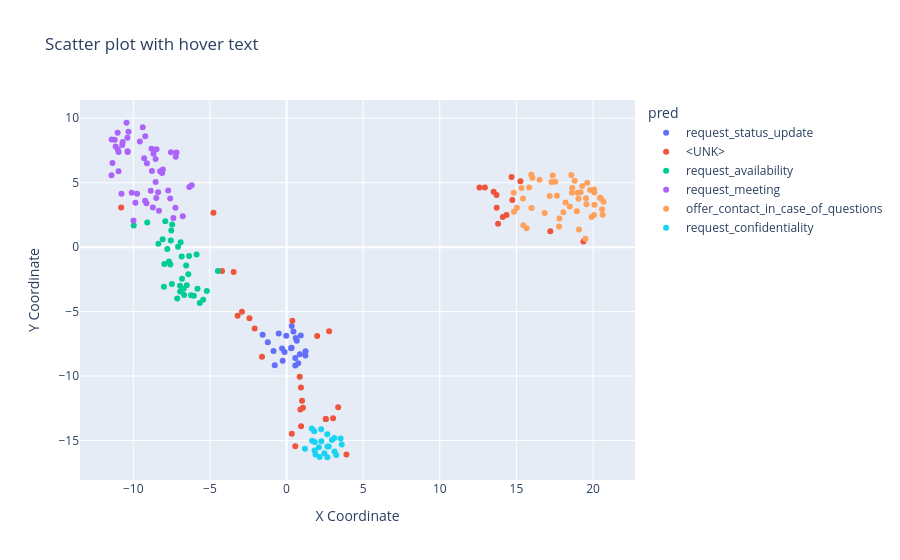

Here is the notebook cell this chart was saved with:
### Code cell
visualize.scatterplot(filename)

### Figure 1 — Plotly figure (JSON) as saved in the notebook; plotly's stock layout.template omitted (floating-point values rounded to 4 significant figures)
{"data": [{"customdata": [["Please let me know your thoughts by Tuesday morning.<br>", "request_status_update"], ["Please check with Stuart and let me know your plans.<br>", "request_status_update"], ["Please let me know when this will be completed assuming you receive the 35% advance.<br>", "request_status_update"], ["Please keep me posted and let me know the outcome of this call.<br>", "request_status_update"], ["Can you give me an update on the website.<br>", "request_status_update"], ["Please keep me posted on Subodh.<br>", "request_status_update"], ["Please let us know if there have been any changes/additions on your end.<br>", "request_status_update"], ["Please keep me posted on any other issues.<br>", "request_status_update"], ["Team please advise if you have been successful.<br>", "request_status_update"], ["Please send your schedule updates to me by end-of-day Friday, I'll update first thing Monday.<br>", "request_status_update"], ["Can you give me an update on our status with the WebEx.<br>com application issues? 1.<br>", "request_status_update"], ["2.<br> Please let me know what occurred last night in terms of monitoring and notification.<br>", "request_status_update"], ["Please let me know if you have any further updates.<br>", "request_status_update"], ["Please let us know the status at the earliest.<br>", "request_status_update"], ["Can your contact tell us the status?", "request_status_update"], ["Please let me know the status by week's end.<br>", "request_status_update"], ["lease let me know if there are any changes.<br>", "request_status_update"], ["Can you please update me with the status so that I can plan accordingly.<br>", "request_status_update"], ["Also, please drop me a quick update and let me know how it's going.<br>", "request_status_update"], ["Can you please just let Donna know what you are doing to keep in synch?", "request_status_update"], ["Please let me know ASAP as I will be submitting payroll on Tuesday.<br>", "request_status_update"], ["Please keep this to yourself, and let me know if there is serious interest.<br>", "request_status_update"]], "hovertemplate": "pred=%{customdata[1]}<br>text=%{customdata[0]}<extra></extra>", "legendgroup": "request_status_update", "marker": {"color": "#636efa", "symbol": "circle"}, "mode": "markers", "name": "request_status_update", "orientation": "v", "showlegend": true, "type": "scatter", "x": [-1.56, 0.45, -0.85, 0.57, 0.34, 0.57, 1.23, 0.76, -0.25, -0.51, 0.6, -0.77, 1.24, -0.29, -0.02, -1.22, 0.67, 0.33, 0.93, 0.3, -0.13, 0.87], "xaxis": "x", "y": [-6.8, -6.55, -8.06, -8.61, -6.12, -9.18, -8.4, -9.01, -8.81, -6.7, -7.05, -9.17, -8.07, -7.86, -6.87, -7.38, -7.26, -7.8, -6.85, -7.85, -8.14, -8.31], "yaxis": "y"}, {"customdata": [["Can you please stop by or let me know when you get in today.<br>", "<UNK>"], ["Please advise when app is ready for review.<br>", "<UNK>"], ["Please keep both Prakash and myself posted.<br>", "<UNK>"], ["Please keep me abreast of any issues.<br>", "<UNK>"], ["Please copy us as you get any additional info.<br>", "<UNK>"], ["Please let me know ASAP as to when you plan on distributing the announcement.<br>", "<UNK>"], ["Please come online or send me a mail once you are in the office.<br>", "<UNK>"], ["Could you please update my profile.<br>", "<UNK>"], ["Please keep us in the loop, Debbie.<br>", "<UNK>"], ["Please continue to keep me in the loop.<br>", "<UNK>"], ["Can you arrange a time and a place?", "<UNK>"], ["Please let me know when you are available to discuss this.<br>", "<UNK>"], ["Hi Roy, Please let me know if 1:30 PST on Tuesday works for you.<br>", "<UNK>"], ["Please don't forget to send me your mail address.<br>", "<UNK>"], ["We just signed Network Appliance in December (please keep confidential).<br>", "<UNK>"], ["Please keep in mind that this is confidential until Upside releases the article officially.<br>", "<UNK>"], ["Please treat this opportunity at Compaq confidentially!", "<UNK>"], ["Please keep in mind that this is confidential until Upside releases the article officially.<br>", "<UNK>"], ["Please don't distribute this outside as we need to discuss this first.<br>", "<UNK>"], ["Please do not give or use this email for anyone other than yourself.<br>", "<UNK>"], ["Please keep this presentation internal for your evaluation purposes.<br>", "<UNK>"], ["Please DO NOT mention this to anyone else until we figure out what happened.<br>", "<UNK>"], ["Darshan, Is it possible to move the call back to 4 PM EST?", "<UNK>"], ["Could you please send me your personal contact information.<br>", "<UNK>"], ["Could you forward me Ben's contact information?", "<UNK>"], ["Can you send us contact information.<br>", "<UNK>"], ["Can you please provide us with the contact information?", "<UNK>"], ["If you could please let me know who to contact, it would be greatly appreciated.<br>", "<UNK>"], ["Since you are traveling, what number can we reach you on?", "<UNK>"], ["Would you happen to have his current e-mail address or phone number?", "<UNK>"], ["Please let me know who I should be talking to about this project.<br>", "<UNK>"], ["Please let us know who will be contacting him so he can expect their call.<br>", "<UNK>"], ["Can you give me the name of our contact?", "<UNK>"], ["Would you mind giving me the number for the lady from the bank?", "<UNK>"], ["Thanks Amy- Please let me know where I can reach Dan via phone on Wednesday.<br>", "<UNK>"], ["Could you pass the team chair's contact info, please?", "<UNK>"], ["Could you give me a call or stop by my office this morning to discuss?", "<UNK>"], ["Can you please accept the meeting request when you receive it?", "<UNK>"]], "hovertemplate": "pred=%{customdata[1]}<br>text=%{customdata[0]}<extra></extra>", "legendgroup": "<UNK>", "marker": {"color": "#EF553B", "symbol": "circle"}, "mode": "markers", "name": "<UNK>", "orientation": "v", "showlegend": true, "type": "scatter", "x": [0.38, -1.6, 0.86, 0.94, 3.37, -2.08, 19.37, 2.78, 1.07, 1.01, -10.79, -3.19, -2.42, 17.21, 0.9, 2.56, 0.34, 2.56, 0.57, 3.91, 0.95, 3.04, -4.21, 14.73, 13.7, 14.11, 14.35, 15.26, -3.45, 14.68, -2.91, 2, 13.51, 12.94, 13.8, 13.71, 12.59, -4.77], "xaxis": "x", "y": [-5.71, -8.5, -10.06, -10.88, -12.42, -6.32, 0.44, -6.52, -12.46, -11.92, 3.07, -5.32, -5.52, 1.23, -12.6, -13.33, -14.48, -13.33, -15.45, -16.08, -13.89, -13.27, -1.86, 3.66, 4.04, 2.33, 2.49, 5.11, -1.92, 5.44, -5.01, -6.89, 4.29, 4.63, 1.82, 3.05, 4.62, 2.66], "yaxis": "y"}, {"customdata": [["Please advise which date/time is most convenient for you.<br>", "request_availability"], ["Please let me know what would be the best date and time for you.<br>", "request_availability"], ["When would you be available to talk this week?", "request_availability"], ["When would you like to do the webex for USAA?", "request_availability"], ["Please respond as to which is a better day for you.<br>", "request_availability"], ["Please let me know a good time for you and your team.<br>", "request_availability"], ["Please let me know when it would be convenient for you.<br>", "request_availability"], ["Or please let me know when it would be convenient to talk.<br>", "request_availability"], ["Can we do it 10am or later on Friday?", "request_availability"], ["Please give me some available times.<br>", "request_availability"], ["Glenn, Would it be possible to schedule it for this Thursday afternoon?", "request_availability"], ["Please let me know the suitable time for you to start discussions on this.<br>", "request_availability"], ["Please let me know when would be a good time for me to contact you.<br>", "request_availability"], ["Please let me know what time is convenient for you.<br>", "request_availability"], ["Please let me know when you might be available to chat about these relationships.<br>", "request_availability"], ["Please let me know when a good time would be.<br>", "request_availability"], ["Please let me know ASAP what time is convenient for you.<br>", "request_availability"], ["Please let me know what time is best for you.<br>", "request_availability"], ["Can we set it for 5/29 at 10:00 AM?", "request_availability"], ["Please let me know when it will be convenient for you.<br>", "request_availability"], ["Please let me know when you would be available to talk.<br>", "request_availability"], ["Please let me know the dates/times of these sessions.<br>", "request_availability"], ["If not, would you please propose some other times?", "request_availability"], ["Can we reschedule this for Monday July 31?", "request_availability"], ["I really apologize but can we reschedule for next week.<br>", "request_availability"], ["Can we move your call to 5:00 pm EST (2:00 pm PST)?", "request_availability"], ["Please let me know when a good time to reschedule would be.<br>", "request_availability"], ["Can we do this around 1:00pm on 1/9 instead.<br>", "request_availability"], ["Can you please reschedule for another time that works with my calendar?", "request_availability"], ["Can we do this at 4:30 or later?", "request_availability"], ["can we reschedule for 1 pm ?", "request_availability"], ["Can we change our 12/7 call to 12/8 at the same time?", "request_availability"], ["When would you like to start having these meetings.<br>", "request_availability"], ["Please let me know your available meeting times before, during and after the week.<br>", "request_availability"], ["Hi Ricardo, Can we schedule for 11:00am (MST) on Monday?", "request_availability"]], "hovertemplate": "pred=%{customdata[1]}<br>text=%{customdata[0]}<extra></extra>", "legendgroup": "request_availability", "marker": {"color": "#00cc96", "symbol": "circle"}, "mode": "markers", "name": "request_availability", "orientation": "v", "showlegend": true, "type": "scatter", "x": [-8, -7.97, -7.58, -6.55, -7.13, -5.44, -6.71, -6.41, -8.08, -7.48, -9.09, -7.67, -6.95, -6.94, -5.2, -6.51, -6.05, -6.68, -6.84, -6.23, -5.81, -5.66, -9.97, -7.55, -7.52, -6.36, -6.82, -6.91, -7.08, -7.46, -7.78, -4.48, -8.36, -5.87, -7.91], "xaxis": "x", "y": [-3.08, -1.31, -1.34, -1.43, -3.99, -4.08, -3.23, -2.1, 0.61, -2.85, 1.91, -1.11, -3, -3.45, -3.4, -2.96, -3.78, -3.72, -0.73, -3.73, -3.23, -4.33, 1.68, 0.52, 1.3, -0.69, -2.45, 0.37, 0.03, 1.76, -0.15, -1.86, 0.26, -0.58, 2], "yaxis": "y"}, {"customdata": [["Let's meet Monday morning at 9:00 - is that ok?", "request_meeting"], ["Would you prefer Wednesday or Thursday to discuss this?", "request_meeting"], ["Can we start at 9 and finish by 10:30AM?", "request_meeting"], ["Please let me know a specific time for them to meet.<br>", "request_meeting"], ["Can you help me in scheduling a meeting please.<br>", "request_meeting"], ["Can we mover our meeting tomorrw back 1 hour?", "request_meeting"], ["George, Can we move our meeting scheduled on 3/5 to 3/6 in the afternoon?", "request_meeting"], ["Can we delay the meeting until late October?", "request_meeting"], ["If Donna can meet later this week, let's reschedule.<br>", "request_meeting"], ["Hi Laura, Can we reschedule our appointment?", "request_meeting"], ["Can we meet Friday morning instead?", "request_meeting"], ["Is it possible to move this meeting up to 5:00 PM?", "request_meeting"], ["Sorry Mary, can we make it tomorrow at 10:30am PST.<br>", "request_meeting"], ["Is it possible to move tomorrow's meeting to the afternoon?", "request_meeting"], ["Nihar, can we move this meeting to 5:30 today per Hideki's request?", "request_meeting"], ["Srik, Can we have the meeting after 1:30?", "request_meeting"], ["Glenn, Could you please reschedule the meeting to 11:30.<br>", "request_meeting"], ["Could you please reschedule the meeting.<br>", "request_meeting"], ["Can you reschedule the call with Kumi?", "request_meeting"], ["Can you reschedule the meeting with Spangler to Friday March 3.<br>", "request_meeting"], ["can we move our meeting to 10 am monday?", "request_meeting"], ["Could we push our meeting to Monday?", "request_meeting"], ["Also, can we reschedule this weeks meeting from Tue 9AM to Thursday 9AM.<br>", "request_meeting"], ["David, Could we postpone today's call until tomorrow (Wednesday)?", "request_meeting"], ["Can we reschedule the call?", "request_meeting"], ["Mustafa, Can we reschedule the meeting for Tuesday the 19th - about 4pm PST?", "request_meeting"], ["Could we set up a time to talk?", "request_meeting"], ["Om, please schedule a meeting.<br>", "request_meeting"], ["Could we get together either on the 4th or 5th April in London?", "request_meeting"], [".<br>.<br>.<br>can we meet for lunch?", "request_meeting"], ["Can we meet at 2.<br>30 pm?", "request_meeting"], ["I'd appreciate it if we can meet at 11:30 tomorrow.<br>", "request_meeting"], ["Would you like to set up a time to talk further?", "request_meeting"], ["Can we meet Monday at 9AM?", "request_meeting"], ["Noemi, Please set up a meeting and please invite Amitabh as well.<br>", "request_meeting"], ["Can we meet 5:30 p.<br>m.<br> or later?", "request_meeting"], ["Please indicate a time you'd like to meet to discuss.<br>", "request_meeting"], ["Could we connect Friday morning PT?", "request_meeting"], ["Can we have a meeting tomorrow at 9:30? Thanks! Ricardo", "request_meeting"], ["Can we meet tomorrow at 5:30?", "request_meeting"], ["\"Please let me know when can we meet for a discussion on \"\"strengthening the process\"\".<br>\"", "request_meeting"], ["Could you meet with me late morning or in the afternoon?", "request_meeting"], ["Let's discuss at your earliest convenience today.<br>", "request_meeting"], ["Jackie - please coordinate a meeting with the list suggested by Lisa for this week.<br>", "request_meeting"], ["Would you like to set up a time to discuss the user interface?", "request_meeting"], ["Can you set up the kickoff meeting with them early next week?", "request_meeting"], ["Can you meet Venk here at our offices?", "request_meeting"], ["Can we schedule a meeting for 9 a.<br>m.<br> on Thurs, Nov 30?", "request_meeting"], ["Can we meet tomorrow around 2pm?", "request_meeting"], ["Can we meet early on Wednesday 9:00am?", "request_meeting"], ["Let's postpone this meeting for at least a week.<br>", "request_meeting"], ["How about meeting Tuesday at 12 noon?", "request_meeting"]], "hovertemplate": "pred=%{customdata[1]}<br>text=%{customdata[0]}<extra></extra>", "legendgroup": "request_meeting", "marker": {"color": "#ab63fa", "symbol": "circle"}, "mode": "markers", "name": "request_meeting", "orientation": "v", "showlegend": true, "type": "scatter", "x": [-10.38, -9.99, -6.77, -9.75, -8.48, -7.23, -8.78, -8.25, -10.31, -8.86, -11.21, -8.32, -7.38, -8.72, -7.72, -8.54, -8.38, -8.12, -6.19, -8.07, -9.14, -9.23, -7.54, -7.59, -6.34, -8.54, -10.96, -9.57, -11.36, -11.02, -10.72, -10.96, -10.77, -11.15, -9.38, -10.37, -11.42, -7.25, -9.29, -10.69, -8.81, -11.41, -8.5, -9.22, -10.1, -8.68, -10.44, -9.11, -10.36, -11.01, -7.18, -9.86], "xaxis": "x", "y": [8.49, 2.06, 2.39, 4.14, 7.6, 7.02, 5.9, 5.88, 8.96, 4.38, 8.34, 2.83, 2.27, 3.07, 4.4, 6.84, 4.25, 5.76, 4.8, 6.02, 3.41, 3.6, 7.37, 3.77, 4.66, 5.05, 5.89, 8.19, 6.53, 8.88, 7.92, 7.38, 4.15, 7.8, 9.3, 7.44, 5.57, 3.06, 6.89, 8.15, 7.64, 8.35, 3.82, 8.61, 4.22, 7.25, 9.65, 6.5, 7.38, 7.57, 7.34, 3.45], "yaxis": "y"}, {"customdata": [["Please give me a call at 650-637-1738 if anything comes up.<br>", "offer_contact_in_case_of_questions"], ["If you need to reach me, please call me on my cell 390-8148.<br> Thanks.<br>", "offer_contact_in_case_of_questions"], ["Please call me directly at 561-731-5279 if you have any questions.<br>", "offer_contact_in_case_of_questions"], ["Please respond if interested either by phone or email.<br>", "offer_contact_in_case_of_questions"], ["Please call me on the cell if you need to reach me.<br>", "offer_contact_in_case_of_questions"], ["If you are interested, please contact Lisa Donetti (ldonetti@seebeyond.<br>com).<br>", "offer_contact_in_case_of_questions"], ["Please call me at 0081-90-6027-8585 just in case you need to communicate anything.<br>", "offer_contact_in_case_of_questions"], ["Please feel free to contact me via email or via my mobile - 612-237-5695.<br>", "offer_contact_in_case_of_questions"], ["If you need me, please don't hesitate to call me on my cell phone: 416-435-1815.<br>", "offer_contact_in_case_of_questions"], ["For more information please call me at 415-538-8833.<br>", "offer_contact_in_case_of_questions"], ["Please call me with any questions on 408-569-0404 or my e-mail is emmalouise71@yahoo.<br>com.<br>", "offer_contact_in_case_of_questions"], ["Please call me if you would like to add to the plan.<br>", "offer_contact_in_case_of_questions"], ["Please contact me today at my home email account, kcerrone@visto.<br>com, or home office, 650 344-9157.<br>", "offer_contact_in_case_of_questions"], ["If you have any questions, please email me.<br>", "offer_contact_in_case_of_questions"], ["Please call either me at 206-985-2040, or Dave Meltzer at 408-835-0242.<br>", "offer_contact_in_case_of_questions"], ["For further details please get in touch with Mr.<br> Deba Bardhan.<br>", "offer_contact_in_case_of_questions"], ["Please feel free to call me on my cell if you have any questions 408-569-8753.<br>", "offer_contact_in_case_of_questions"], ["Please dont' hesitate to call my cell phone, regardless of the time.<br>", "offer_contact_in_case_of_questions"], ["Please call my cell phone with any questions.<br>", "offer_contact_in_case_of_questions"], ["If you have any questions while I'm gone, please call me at 408-393-3029.<br>", "offer_contact_in_case_of_questions"], ["Please feel free to reach me via email or cell phone (650-814-0373).<br>", "offer_contact_in_case_of_questions"], ["If you have questions, please feel free to contact me via mail or phone.<br>", "offer_contact_in_case_of_questions"], ["If you have questions, please contact Prasad.<br>", "offer_contact_in_case_of_questions"], ["Should the need arise please give me a call at: 508-270-5001, ext.<br> 209.<br>", "offer_contact_in_case_of_questions"], ["please send me an email or call at 243-5240 if you need to reach me.<br>", "offer_contact_in_case_of_questions"], ["If you need to contact me, please call 510-489 5265.<br>", "offer_contact_in_case_of_questions"], ["If you need to speak to me please call 408-562-2601 (cell) or 408-984-7161 (home).<br>", "offer_contact_in_case_of_questions"], ["Please contact me at 800-355-1103 x8186 at your convenience.<br>", "offer_contact_in_case_of_questions"], ["Please feel free to call me on my cell 408-569-8753.<br>", "offer_contact_in_case_of_questions"], ["Please do not hesitate to call me at ext.<br> 8053 or email pkomeilizadeh@avocadoit.<br>com", "offer_contact_in_case_of_questions"], ["Would you please provide me with your contact numbers?", "offer_contact_in_case_of_questions"], ["Can you please leave a contact number for Ken?", "offer_contact_in_case_of_questions"], ["Can you please send me your contact information.<br>", "offer_contact_in_case_of_questions"], ["Please reply with your contact info.<br>", "offer_contact_in_case_of_questions"], ["Would you also please send me your updated contact info?", "offer_contact_in_case_of_questions"], ["Sales - Please provide your contact information to Tony.<br>", "offer_contact_in_case_of_questions"], ["If so, can you provide your contact information?", "offer_contact_in_case_of_questions"], ["Please include your account number and how we may contact you.<br>", "offer_contact_in_case_of_questions"], ["Please contact Rishi or Nilesh for the Banking application and Bithi for the Brokerage application.<br>", "offer_contact_in_case_of_questions"], ["Please send Nicole's contact info.<br>", "offer_contact_in_case_of_questions"], ["Also, please give me the contact name, address and phone number.<br>", "offer_contact_in_case_of_questions"], ["Can you please provide your contact number or you can call me at 408-562-9968.<br>", "offer_contact_in_case_of_questions"], ["Please call me on 0777 5858787 or at home 01342 843261", "offer_contact_in_case_of_questions"], ["Can you send me the correct number or you may call me at 408-562-7964.<br>", "offer_contact_in_case_of_questions"], ["Please give me your contact information and I will get in touch with you.<br>", "offer_contact_in_case_of_questions"], ["Please send your contact information to scottlichtman@alum.<br>mit.<br>edu and I'll give you a call.<br>", "offer_contact_in_case_of_questions"], ["Please send me the address and name/number of our contact.<br>", "offer_contact_in_case_of_questions"], ["Germana, Can you please send me Jenny's contact no.<br>?", "offer_contact_in_case_of_questions"]], "hovertemplate": "pred=%{customdata[1]}<br>text=%{customdata[0]}<extra></extra>", "legendgroup": "offer_contact_in_case_of_questions", "marker": {"color": "#FFA15A", "symbol": "circle"}, "mode": "markers", "name": "offer_contact_in_case_of_questions", "orientation": "v", "showlegend": true, "type": "scatter", "x": [17.53, 20.45, 18.98, 19.08, 20.68, 18.2, 19.19, 18.8, 20.09, 19.54, 19.57, 15.97, 18.62, 19.5, 18.64, 15.66, 20.52, 17.78, 20.06, 20.62, 18.58, 19.81, 20.59, 16.04, 17.29, 20.07, 20.08, 19.05, 19.29, 18.94, 15.83, 15.33, 15.03, 19.9, 14.84, 18.06, 15.43, 17.64, 16.84, 15.98, 18.48, 17.37, 19.62, 16.51, 15.45, 17.8, 17.17, 14.82], "xaxis": "x", "y": [5.07, 3.84, 4.22, 1.37, 3.52, 3.47, 4.25, 5.16, 3.28, 3.8, 3.33, 5.61, 4.21, 0.65, 4.58, 1.47, 3.78, 1.61, 2.49, 2.51, 5.6, 4.43, 2.94, 5.39, 5.06, 4.47, 4.24, 3.75, 4.74, 2.78, 4.62, 4.59, 3.05, 2.33, 2.75, 2.7, 3.77, 3.99, 2.64, 3.03, 3.15, 5.55, 5, 5.22, 1.7, 2.23, 3.97, 4.22], "yaxis": "y"}, {"customdata": [["Please treat this information as confidential.<br>", "request_confidentiality"], ["\"Please do not distribute this to anyone \"\"Very Confidential\"\".<br>\"", "request_confidentiality"], ["Diana, PLEASE DO NOT CIRCULATE THIS!", "request_confidentiality"], ["Please do not have anybody send these or reference these with CGEY.<br>", "request_confidentiality"], ["Please keep this price list confidential.<br>", "request_confidentiality"], ["This one is highly confidential and sensitive, please do not distribute in any way.<br>", "request_confidentiality"], ["Please note that this communication is confidential information as defined in our NDA.<br>", "request_confidentiality"], ["Please do not share outside your organization.<br>", "request_confidentiality"], ["This is very sensitive information so please do not distribute.<br>", "request_confidentiality"], ["Please treat all of this information with the sensitivity that it deserves.<br>", "request_confidentiality"], ["FYI Attached documents are confidential - please do not distribute further.<br>", "request_confidentiality"], ["Please treat this document as AvocadoIT Confidential.<br>", "request_confidentiality"], ["Please don't pass this out to anyone.<br>", "request_confidentiality"], ["Please do not discuss the staff meeting topic with anyone else.<br>", "request_confidentiality"], ["All, please do not forward Elba's email outside the company.<br>", "request_confidentiality"], ["Please don't distribute outside of EP/Accenture.<br>", "request_confidentiality"], ["Please say nothing to anyone about this.<br>", "request_confidentiality"], ["Please do not distribute externally.<br>", "request_confidentiality"], ["See attached powerpoint marked confidential; please do not distribute.<br>", "request_confidentiality"], ["Please do not show this outside of our group as there are names in it.<br>", "request_confidentiality"], ["Please consider this confidential to AvocadoIT.<br>", "request_confidentiality"], ["These are confidential, please do not forward.<br>", "request_confidentiality"]], "hovertemplate": "pred=%{customdata[1]}<br>text=%{customdata[0]}<extra></extra>", "legendgroup": "request_confidentiality", "marker": {"color": "#19d3f3", "symbol": "circle"}, "mode": "markers", "name": "request_confidentiality", "orientation": "v", "showlegend": true, "type": "scatter", "x": [3.12, 2.47, 1.89, 3.6, 1.81, 2.67, 2.66, 2.66, 2.75, 1.65, 2.96, 2.27, 1.84, 1.2, 2.11, 1.67, 3.53, 2.16, 3.13, 1.83, 2.26, 3.24], "xaxis": "x", "y": [-14.81, -15.98, -16.09, -15.31, -14.28, -15.47, -14.51, -16.3, -15.47, -14.06, -14.96, -15.06, -15.12, -15.64, -15.52, -15.02, -14.84, -16.28, -15.85, -15.77, -14.13, -16.13], "yaxis": "y"}], "layout": {"legend": {"title": {"text": "pred"}, "tracegroupgap": 0}, "title": {"text": "Scatter plot with hover text"}, "xaxis": {"anchor": "y", "domain": [0, 1], "title": {"text": "X Coordinate"}}, "yaxis": {"anchor": "x", "domain": [0, 1], "title": {"text": "Y Coordinate"}}}}
